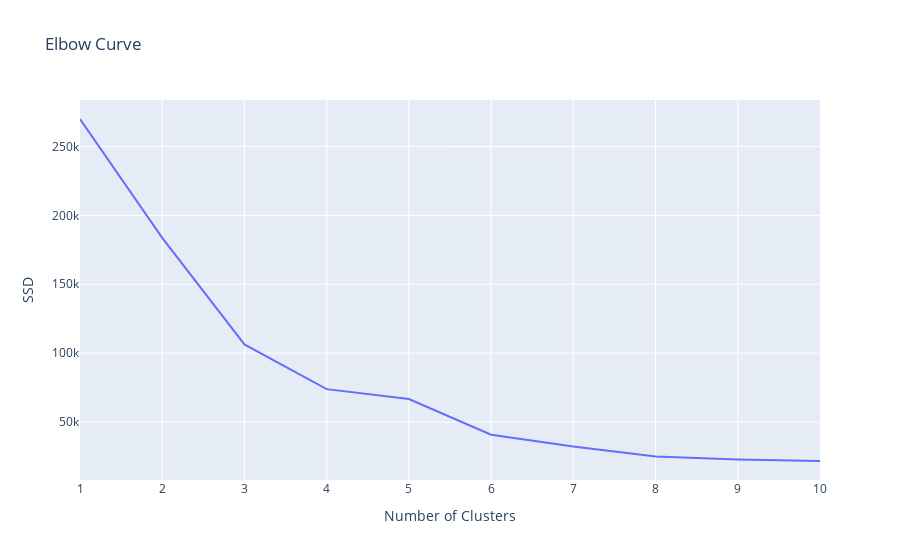

The cell this chart's notebook holds for it:
### Markdown cell above
Inertia_ tương đương với Sum of Squared Errors (SSE), tức là tổng bình phương khoảng cách giữa các điểm dữ liệu và trung tâm cluster gần nhất của chúng. Khi sử dụng phương pháp KMeans để phân cụm, mục tiêu của chúng ta là tìm cách giảm giá trị của inertia_ đến mức tối thiểu bằng cách tìm ra các trung tâm cluster tối ưu cho dữ liệu đầu vào.

### Code cell
sse = []
for k in range(1, 11):
    kmeans = KMeans(n_clusters=k, init='k-means++', n_init='auto')
    kmeans.fit(X)
    sse.append(kmeans.inertia_)

data = [go.Scatter(x=list(range(1,11)), y=sse, mode='lines')]
layout = go.Layout(title='Elbow Curve', xaxis=dict(title='Number of Clusters'),
                   yaxis=dict(title='SSD'))

fig = go.Figure(data=data, layout=layout)
fig.show()

### Figure 1 — Plotly figure (JSON) as saved in the notebook; plotly's stock layout.template omitted (floating-point values rounded to 4 significant figures)
{"data": [{"mode": "lines", "type": "scatter", "x": [1, 2, 3, 4, 5, 6, 7, 8, 9, 10], "y": [270000.0, 183700.0, 106300.0, 73880.0, 66670.0, 40830.0, 32210.0, 25040.0, 22870.0, 21720.0]}], "layout": {"title": {"text": "Elbow Curve"}, "xaxis": {"title": {"text": "Number of Clusters"}}, "yaxis": {"title": {"text": "SSD"}}}}
